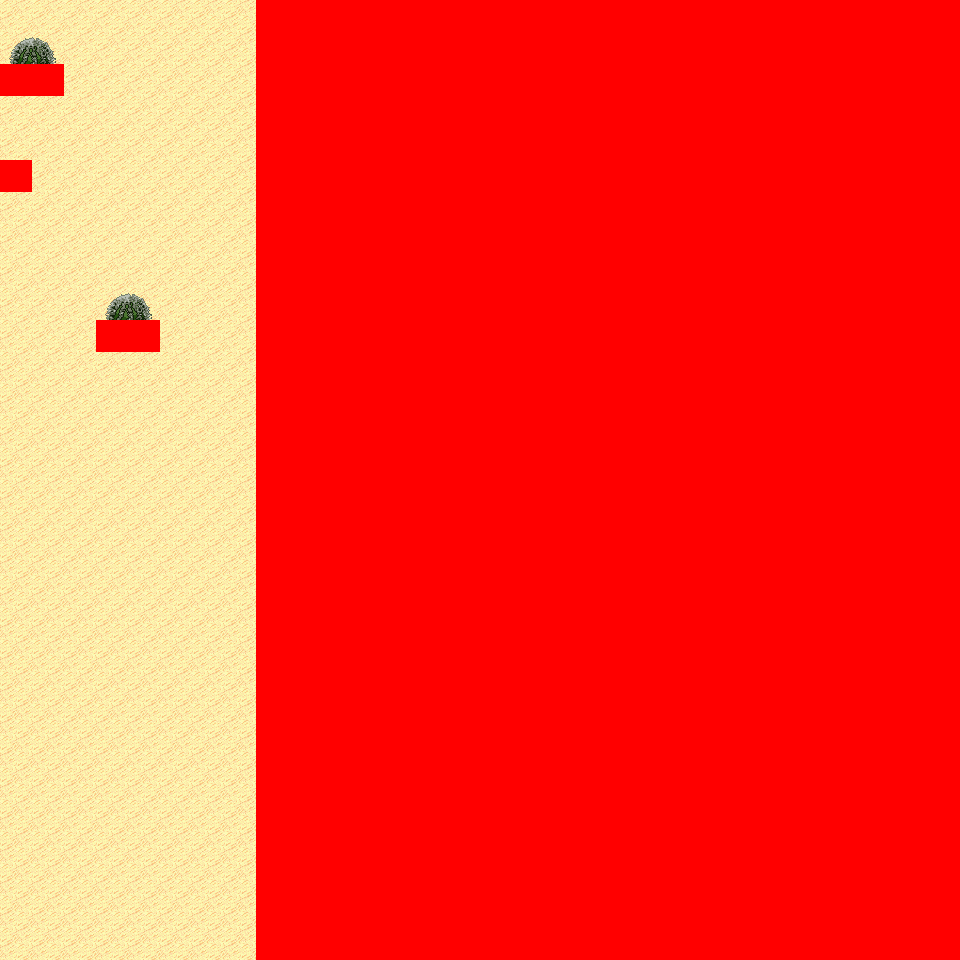

Tiled map render using the project's own tile images. Description and the map definition, with tile-layer contents summarised, below:
An orthogonal 30x30 tile map with 32x32 px tiles, 6 tile layers (Ground, Object, Object2, Above, ...), 16 tilesets and 5 objects (5x mapchange).

<map version="1.0" orientation="orthogonal" renderorder="right-down" width="30" height="30" tilewidth="32" tileheight="32" nextobjectid="6">
  <tileset firstgid="1" name="tileset_logic_collision" tilewidth="32" tileheight="32" tilecount="1" columns="1">
    <image source="../drawable/tileset_logic_collision.png" width="32" height="32" />
  </tileset>
  <tileset firstgid="2" name="tileset_ground_ground" tilewidth="32" tileheight="32" tilecount="33" columns="3">
    <image source="../drawable/tileset_ground_ground.png" width="96" height="352" />
  </tileset>
  <tileset firstgid="35" name="tileset_terrain_desert" tilewidth="32" tileheight="32" tilecount="88" columns="8">
    <image source="../drawable/tileset_terrain_desert.png" width="256" height="352" />
  </tileset>
  <tileset firstgid="123" name="tileset_ground_sand_edges" tilewidth="32" tileheight="32" tilecount="15" columns="5">
    <image source="../drawable/tileset_ground_sand_edges.png" width="160" height="96" />
  </tileset>
  <tileset firstgid="138" name="tileset_ground_sand_2" tilewidth="32" tileheight="32" tilecount="15" columns="5">
    <image source="../drawable/tileset_ground_sand_2.png" width="160" height="96" />
  </tileset>
  <tileset firstgid="153" name="tileset_building_stone_ruins" tilewidth="32" tileheight="32" tilecount="72" columns="6">
    <image source="../drawable/tileset_building_stone_ruins.png" width="192" height="384" />
  </tileset>
  <tileset firstgid="225" name="tileset_item_statue_blackened_column" tilewidth="32" tileheight="32" tilecount="4" columns="1">
    <image source="../drawable/tileset_item_statue_blackened_column.png" width="32" height="128" />
  </tileset>
  <tileset firstgid="229" name="tileset_item_statue_skull_carving" tilewidth="32" tileheight="32" tilecount="4" columns="2">
    <image source="../drawable/tileset_item_statue_skull_carving.png" width="64" height="64" />
  </tileset>
  <tileset firstgid="233" name="tileset_item_statue_skullpedestal" tilewidth="32" tileheight="32" tilecount="2" columns="1">
    <image source="../drawable/tileset_item_statue_skullpedestal.png" width="32" height="64" />
  </tileset>
  <tileset firstgid="235" name="tileset_plant_tree_banana_tree" tilewidth="32" tileheight="32" tilecount="40" columns="4">
    <image source="../drawable/tileset_plant_tree_banana_tree.png" width="128" height="320" />
  </tileset>
  <tileset firstgid="275" name="tileset_plant_tree_palm_tree" tilewidth="32" tileheight="32" tilecount="6" columns="2">
    <image source="../drawable/tileset_plant_tree_palm_tree.png" width="64" height="96" />
  </tileset>
  <tileset firstgid="281" name="tileset_plant_tree_palm_trees" tilewidth="32" tileheight="32" tilecount="40" columns="4">
    <image source="../drawable/tileset_plant_tree_palm_trees.png" width="128" height="320" />
  </tileset>
  <tileset firstgid="321" name="tileset_plant_bush_large_green" tilewidth="32" tileheight="32" tilecount="9" columns="3">
    <image source="../drawable/tileset_plant_bush_large_green.png" width="96" height="96" />
  </tileset>
  <tileset firstgid="330" name="tileset_plant_cactus" tilewidth="32" tileheight="32" tilecount="2" columns="1">
    <image source="../drawable/tileset_plant_cactus.png" width="32" height="64" />
  </tileset>
  <tileset firstgid="332" name="tileset_plant_lily_pads" tilewidth="32" tileheight="32" tilecount="2" columns="1">
    <image source="../drawable/tileset_plant_lily_pads.png" width="32" height="64" />
  </tileset>
  <tileset firstgid="334" name="tileset_plant_round_cactuses" tilewidth="32" tileheight="32" tilecount="20" columns="10">
    <image source="../drawable/tileset_plant_round_cactuses.png" width="320" height="64" />
  </tileset>
  <layer name="Ground" width="30" height="30">
    <data>[900 cells, 900 non-empty, 5 distinct tile ids]</data>
  </layer>
  <layer name="Object" width="30" height="30">
    <data>[900 cells, 21 non-empty, 14 distinct tile ids]</data>
  </layer>
  <layer name="Object2" width="30" height="30">
    <data>[900 cells, 0 non-empty, 0 distinct tile ids]</data>
  </layer>
  <layer name="Above" width="30" height="30">
    <data>[900 cells, 21 non-empty, 13 distinct tile ids]</data>
  </layer>
  <layer name="Above2" width="30" height="30">
    <data>[900 cells, 0 non-empty, 0 distinct tile ids]</data>
  </layer>
  <layer name="Walkable" width="30" height="30">
    <data>[900 cells, 665 non-empty, 1 distinct tile ids]</data>
  </layer>
  <objectgroup name="MapEvents">
    <object id="1" name="north" type="mapchange" x="0" y="0" width="256" height="32">
      <properties>
        <property name="map" value="0_ados_mountain_n2_w2_x3_y2" />
        <property name="place" value="south" />
      </properties>
    </object>
    <object id="2" name="south" type="mapchange" x="0" y="928" width="256" height="32">
      <properties>
        <property name="map" value="0_ados_mountain_n2_w2_x3_y4" />
        <property name="place" value="north" />
      </properties>
    </object>
    <object id="3" name="west" type="mapchange" x="0" y="0" width="32" height="64">
      <properties>
        <property name="map" value="0_ados_mountain_n2_w2_x2_y3" />
        <property name="place" value="east" />
      </properties>
    </object>
    <object id="4" name="west2" type="mapchange" x="0" y="96" width="32" height="64">
      <properties>
        <property name="map" value="0_ados_mountain_n2_w2_x2_y3" />
        <property name="place" value="east2" />
      </properties>
    </object>
    <object id="5" name="west3" type="mapchange" x="0" y="192" width="32" height="768">
      <properties>
        <property name="map" value="0_ados_mountain_n2_w2_x2_y3" />
        <property name="place" value="east3" />
      </properties>
    </object>
  </objectgroup>
</map>
